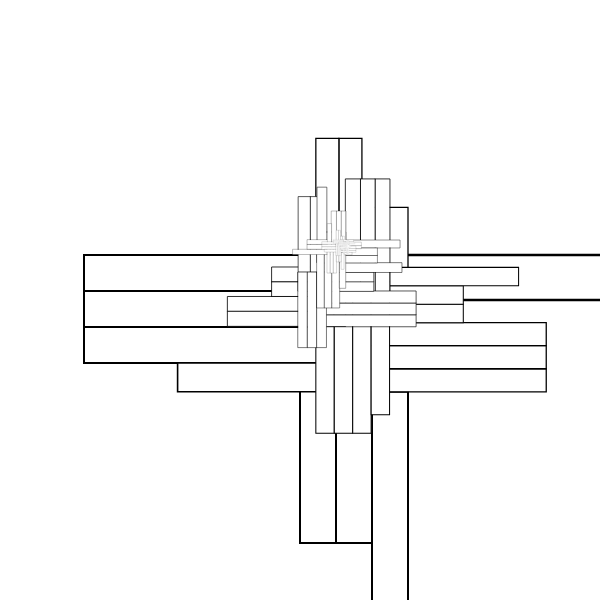
Frame 1 (no input)
Frame 60 (no input): identical to frame 1, image omitted
Frame 120 (the mouse pressed at the canvas centre since frame 60): identical to frame 1, image omitted

The p5.js sketch that drew this single still picture (run headless with seeded random() and noise() and a simulated clock; from frame 60 on, the mouse is pressed at the canvas centre):

// p5.js sketch
// ── sketch.js

// Point = P, Rectangle = R, line = F, Line*4 = D
// You can play around with length, angle, strokeweight, colors,...

let premise = 'R';
  let rules = {
    R: 'R+<RR+RRR-R',
    
  }
let bigRule;


let length = 90;
let angle = 90;

function setup() {
  createCanvas(600, 600);
  angleMode(DEGREES);
  bigRule = resolveRules(premise, rules, 3);
  print(bigRule);
  
}

function draw() {
  background('white');
  stroke('black');
  strokeWeight(5);
  //noFill();
  translate(width / 2, height / 2);
  rotate(-90);
  scale(0.5);

  drawShape(bigRule);
   // angle += 1;
  // length += 0.1;
}

function resolveRules(startRule, rules, depth) {
  let endRule = '';
  for (let currentLetter of startRule) {
    if (currentLetter in rules) {
      endRule += rules[currentLetter];
    } else {
      endRule += currentLetter;
    }
  }
  if (depth >= 1) {
    endRule = resolveRules(endRule, rules, depth - 1);
  }
  return endRule;
}


function drawShape(rule)  {
  for (let c of rule) {
    if (c === 'F') {
      line(0, 0, length, 0);
      translate(length, 0);
    } else if (c === 'R') {
      rect(0, 0, length, length*8);
      translate(length, 0);
    } else if (c === 'P') {
      point(0, 0);
      translate(length/2, 0);
    } else if (c === 'D') {
      line(0, 0, length * 4, 0);
      translate(length*4, 0);
    } else if (c === 'f') {
      translate(0, length, 0);
    } else if (c === '+') {
      rotate(angle);
    } else if (c === '-') {
      rotate(-angle);
    } else if (c === '[') {
      push();
    } else if (c === ']') {
      pop();
    } else if (c === '>') {
      scale(1.2);
    } else if (c === '<') {
      scale(0.8);
   
    }
  }
}
